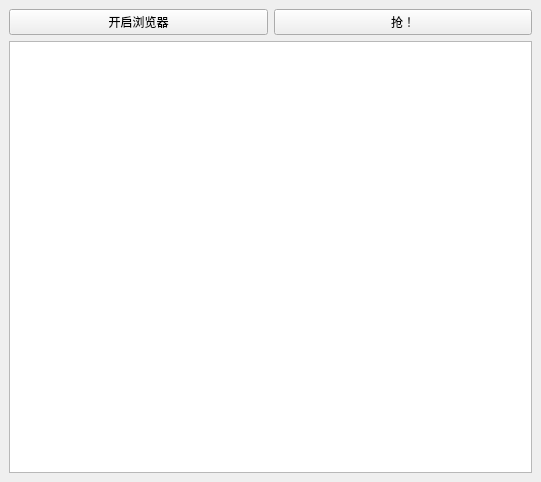
<?xml version="1.0" encoding="UTF-8"?>
<ui version="4.0">
 <class>MainWindow</class>
 <widget class="QMainWindow" name="MainWindow">
  <property name="geometry">
   <rect>
    <x>0</x>
    <y>0</y>
    <width>541</width>
    <height>482</height>
   </rect>
  </property>
  <property name="windowTitle">
   <string>MainWindow</string>
  </property>
  <widget class="QWidget" name="centralWidget">
   <layout class="QGridLayout" name="gridLayout">
    <item row="0" column="1">
     <widget class="QPushButton" name="pushButton_3">
      <property name="text">
       <string>抢！</string>
      </property>
     </widget>
    </item>
    <item row="0" column="0">
     <widget class="QPushButton" name="pushButton">
      <property name="text">
       <string>开启浏览器</string>
      </property>
     </widget>
    </item>
    <item row="1" column="0" colspan="2">
     <widget class="QTextBrowser" name="textBrowser"/>
    </item>
   </layout>
  </widget>
 </widget>
 <resources/>
 <connections/>
</ui>
